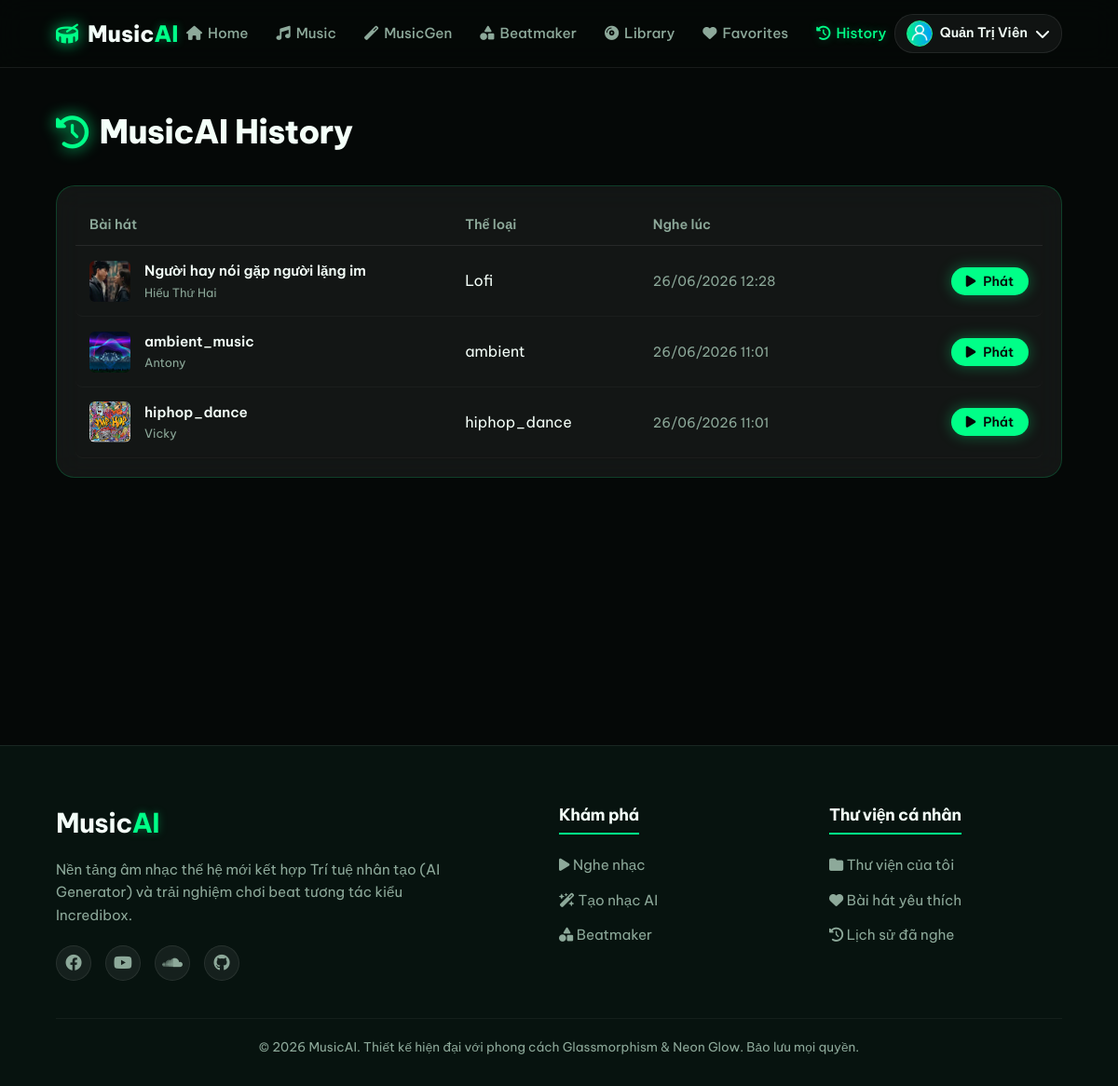
The app's page /history.php (signed in) with its own data.
### tables this page shows
CREATE TABLE `listening_history` (
  `id` int(11) NOT NULL,
  `user_id` int(11) NOT NULL,
  `song_id` int(11) NOT NULL,
  `listened_at` timestamp NOT NULL DEFAULT current_timestamp()
);

CREATE TABLE `songs` (
  `id` int(11) NOT NULL,
  `title` varchar(150) NOT NULL COMMENT 'Tiêu đề bài hát',
  `artist` varchar(100) NOT NULL COMMENT 'Tên ca sĩ / nhóm nhạc',
  `genre` varchar(50) NOT NULL COMMENT 'Thể loại âm nhạc',
  `audio_file` varchar(255) NOT NULL COMMENT 'Đường dẫn tệp tin âm nhạc (.mp3)',
  `thumbnail` varchar(255) DEFAULT NULL COMMENT 'Đường dẫn ảnh bìa bài hát',
  `plays` int(11) DEFAULT 0 COMMENT 'Tổng số lượt phát nhạc',
  `created_at` timestamp NOT NULL DEFAULT current_timestamp()
);

### config/config.php (called while the page is built, shortened)
<?php
function url($path = '') {
    return BASE_URL . ltrim($path, '/');
}
function sanitize($data) {
    return htmlspecialchars(strip_tags(trim($data)), ENT_QUOTES, 'UTF-8');
}

### history.php (the view, shortened to what this page needs)
<?php
require_once __DIR__ . '/includes/header.php';
require_once __DIR__ . '/includes/navbar.php';
$user_id = $_SESSION['user']['id'];
$history_songs = [];
if ($db_connected && $conn) {
    try {
        $stmt = $conn->prepare("SELECT s.*, h.listened_at
                                FROM songs s
                                JOIN listening_history h ON s.id = h.song_id
                                WHERE h.user_id = ?
                                ORDER BY h.listened_at DESC
                                LIMIT 50");
        $stmt->execute([$user_id]);
        $history_songs = $stmt->fetchAll();
    } catch (PDOException $e) {
        $history_songs = $fallback_songs;
    }
} else {
    $history_songs = $fallback_songs;
}
?>
<div class="container history-page-container">
    <h2 class="section-title"><i class="fa-solid fa-clock-rotate-left"></i> MusicAI History</h2>
    <?php if (empty($history_songs)): ?>
        <div class="glass-card empty-history">
            <i class="fa-solid fa-headphones-simple"></i>
            <h3>Lịch sử nghe trống</h3>
            <p>Hãy bắt đầu trải nghiệm nghe nhạc để lưu giữ lại những giai điệu bạn đã đi qua.</p>
            <a href="<?php echo url('music.php'); ?>" class="btn btn-primary" style="margin-top: 15px;">Nghe nhạc ngay</a>
        </div>
    <?php else: ?>
        <div class="glass-card history-list-card">
            <div class="history-list-header">
                <span class="col-title col-track">Bài hát</span>
                <span class="col-title col-genre">Thể loại</span>
                <span class="col-title col-time">Nghe lúc</span>
                <span class="col-title col-actions"></span>
            </div>
            <div class="history-items">
                <?php
                    $playlist_data = [];
                    foreach ($history_songs as $s) {
                        $cover_src = 'assets/images/default_song.jpg';
                        if (!empty($s['thumbnail'])) {
                            $cover_src = (strpos($s['thumbnail'], 'assets/') === 0 || strpos($s['thumbnail'], 'storage/') === 0)
                                ? $s['thumbnail']
                                : 'storage/thumbnails/' . $s['thumbnail'];
                        }
                        $playlist_data[] = [
                            'id' => $s['id'],
                            'title' => $s['title'],
                            'artist' => $s['artist'],
                            'audio_file' => $s['audio_file'],
                            'thumbnail' => $cover_src
                        ];
                    }
                    $playlist_json = json_encode($playlist_data, JSON_UNESCAPED_UNICODE);
                ?>
                <?php foreach ($history_songs as $song): ?>
                    <?php
                        $cover_src = 'assets/images/default_song.jpg';
                        if (!empty($song['thumbnail'])) {
                            $cover_src = (strpos($song['thumbnail'], 'assets/') === 0 || strpos($song['thumbnail'], 'storage/') === 0)
                                ? $song['thumbnail']
                                : 'storage/thumbnails/' . $song['thumbnail'];
                        }
                        $song_data = [
                            'id' => $song['id'],
                            'title' => $song['title'],
                            'artist' => $song['artist'],
                            'audio_file' => $song['audio_file'],
                            'thumbnail' => $cover_src,
                            'is_favorite' => false
                        ];
                        $song_json = json_encode($song_data, JSON_UNESCAPED_UNICODE);
                        $listened_time = isset($song['listened_at']) ? date('d/m/Y H:i', strtotime($song['listened_at'])) : 'Gần đây';
                    ?>
                    <div class="history-item">
                        <div class="col-track item-track-info">
                            <img src="<?php echo url($cover_src); ?>" alt="Cover" class="history-track-cover">
                            <div class="history-track-meta">
                                <span class="track-title"><?php echo sanitize($song['title']); ?></span>
                                <span class="track-artist"><?php echo sanitize($song['artist']); ?></span>
                            </div>
                        </div>
                        <div class="col-genre">
                            <span class="genre-tag"><?php echo sanitize($song['genre']); ?></span>
                        </div>
                        <div class="col-time">
                            <span class="time-text"><?php echo $listened_time; ?></span>
                        </div>
                        <div class="col-actions">
                            <button class="btn btn-primary btn-sm play-history-btn" onclick='playTrackOnPlayer(<?php echo htmlspecialchars($song_json, ENT_QUOTES, 'UTF-8'); ?>, <?php echo htmlspecialchars($playlist_json, ENT_QUOTES, 'UTF-8'); ?>)'>
                                <i class="fa-solid fa-play"></i> Phát
                            </button>
                        </div>
                    </div>
                <?php endforeach; ?>
            </div>
        </div>
    <?php endif; ?>
</div>
<?php require_once __DIR__ . '/includes/footer.php'; ?>

### assets/css/style.css (style rules this page uses)
:root { --bg-main: #050807; --bg-soft: #07130f; --bg-card: rgba(255, 255, 255, 0.06); --bg-card-hover: rgba(255, 255, 255, 0.1); --green-main: #00ff88; --green-hover: #00dd77; --green-dark: #0d3b2e; --green-glow: rgba(0, 255, 136, 0.35); --text-main: #f4fff9; --text-muted: #8da99a; --border-green: rgba(0, 255, 136, 0.18); --border-light: rgba(255, 255, 255, 0.08); --font-heading: 'Be Vietnam Pro', sans-serif; --font-body: 'Be Vietnam Pro', sans-serif; --transition-fast: 0.2s ease; --transition-normal: 0.3s ease; --transition-slow: 0.5s ease; }
* { margin: 0; padding: 0; box-sizing: border-box; }
body { background-color: var(--bg-main); color: var(--text-main); font-family: var(--font-body); line-height: 1.6; overflow-x: hidden; }
h1, h2, h3, h4, h5, h6 { font-family: var(--font-heading); font-weight: 700; letter-spacing: -0.02em; color: var(--text-main); }
.glass-card { background: var(--bg-card); backdrop-filter: blur(16px); -webkit-backdrop-filter: blur(16px); border: 1px solid var(--border-green); border-radius: 20px; padding: 24px; transition: all var(--transition-normal); }
.btn { display: inline-flex; align-items: center; justify-content: center; gap: 8px; font-family: var(--font-heading); font-weight: 600; padding: 10px 24px; border-radius: 30px; border: none; cursor: pointer; transition: all var(--transition-normal); }
.btn-sm { padding: 6px 16px; font-size: 0.875rem; }
.btn-primary { background: var(--green-main); color: var(--bg-main); box-shadow: 0 0 15px var(--green-glow); }
.container { width: 90%; max-width: 1400px; margin: 0 auto; padding: 40px 0; }
.section-title { font-family: 'Be Vietnam Pro', sans-serif; font-size: 2.2rem; font-weight: 800; margin-bottom: 30px; display: flex; align-items: center; gap: 12px; }
.section-title i { color: var(--green-main); filter: drop-shadow(0 0 8px var(--green-main)); }

### history.php (style rules this page uses)
.history-list-card { padding: 20px; }
.history-list-header { display: flex; padding: 10px 15px; border-bottom: 1px solid var(--border-light); font-family: var(--font-heading); font-weight: 600; color: var(--text-muted); font-size: 0.9rem; }
.col-track { flex: 2; display: flex; align-items: center; }
.col-genre { flex: 1; }
.col-time { flex: 1.2; }
.col-actions { flex: 0.8; text-align: right; display: flex; justify-content: flex-end; }
.history-items { display: flex; flex-direction: column; }
.history-item { display: flex; align-items: center; padding: 15px; border-bottom: 1px solid rgba(255, 255, 255, 0.03); transition: background-color var(--transition-fast); border-radius: 8px; }
.history-track-cover { width: 44px; height: 44px; border-radius: 6px; object-fit: cover; margin-right: 15px; }
.history-track-meta { display: flex; flex-direction: column; }
.history-track-meta .track-title { font-weight: 600; color: var(--text-main); font-size: 0.95rem; }
.history-track-meta .track-artist { font-size: 0.8rem; color: var(--text-muted); }
.time-text { font-size: 0.9rem; color: var(--text-muted); }

### records on screen
listening_history: song.thumbnail (picture), song.title "Người hay nói gặp người lặng im", song.artist "Hiếu Thứ Hai", song.genre "Lofi", listened_at "26/06/2026 12:28"
listening_history: song.thumbnail (picture), song.title "ambient_music", song.artist "Antony", song.genre "ambient", listened_at "26/06/2026 11:01"
listening_history: song.thumbnail (picture), song.title "hiphop_dance", song.artist "Vicky", song.genre "hiphop_dance", listened_at "26/06/2026 11:01"

### other values on screen
$_SESSION['user']['name'] "Quản Trị Viên"
